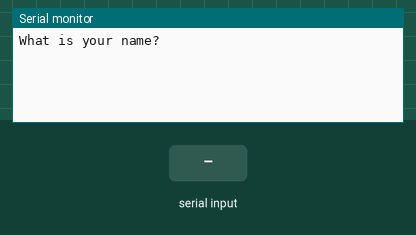
This sketch was run on a simulated Arduino Uno, built with avr-gcc and run on an emulated ATmega328P. Shown: the last lines printed to the serial monitor. The test bench sets the inputs (shaded band).

Above: at 1.2 s.
1.3 s: "1" received over Serial
At 3.3 s:
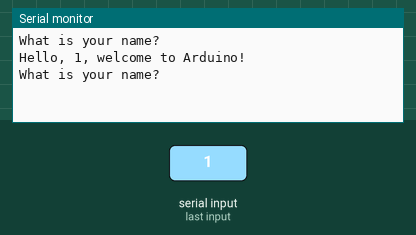
3.8 s: "0" received over Serial
At 5.2 s:
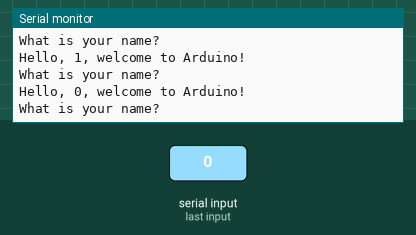

The sketch:

McWhorter_19SerialStringRead.ino
```cpp
String msg = "What is your name? ";
String myName;
String msg2 = "Hello, ";
String msg3 = ", welcome to Arduino!";

void setup() {
  // put your setup code here, to run once:
  Serial.begin(9600);
    while (!Serial);
}

void loop() {
  // put your main code here, to run repeatedly:
  Serial.println(msg);
  Serial.readString();
    while(Serial.available()<=0){
 }
  myName= Serial.readString();
  Serial.print(msg2);
  Serial.print(myName);
  Serial.println(msg3);

}
```

Measured:
- after the input at 1.3 s, the serial monitor: prints a new line after 1.0 s (image 1)
- after the input at 3.8 s, the serial monitor: prints a new line after 1.0 s (image 2)
